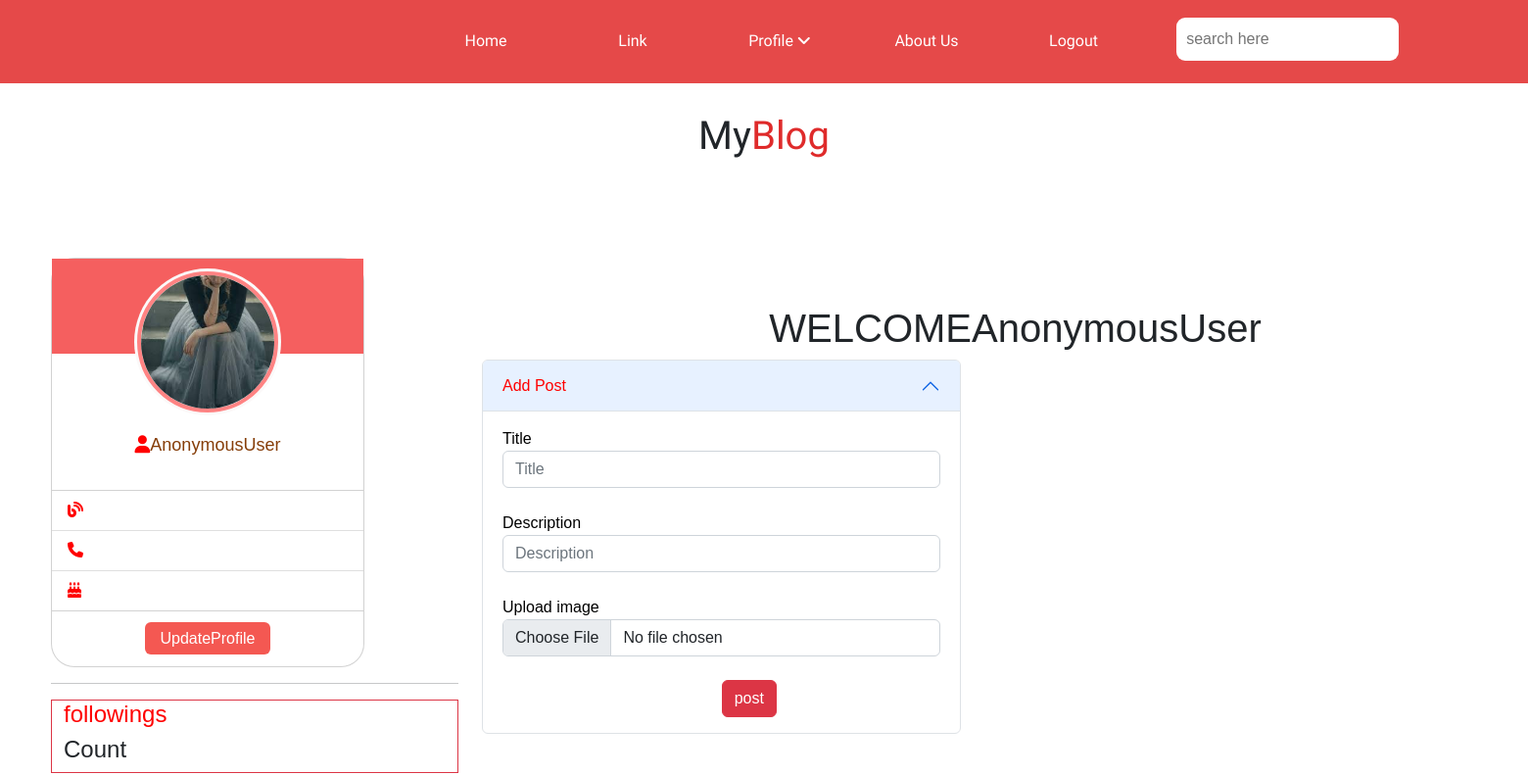
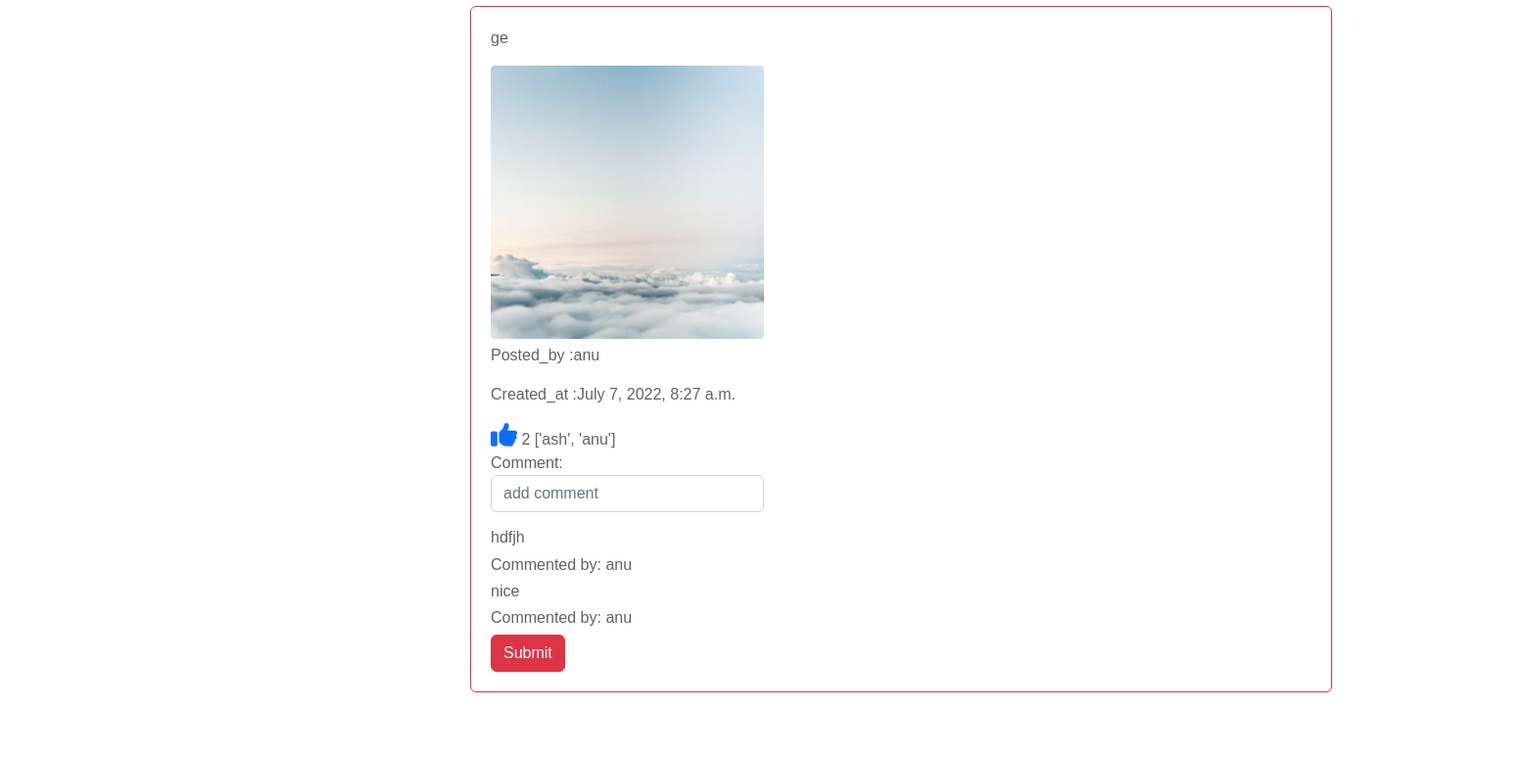
/blog/home (upper part), run on an earlier commit of the app's database (2 pictures, top to bottom).
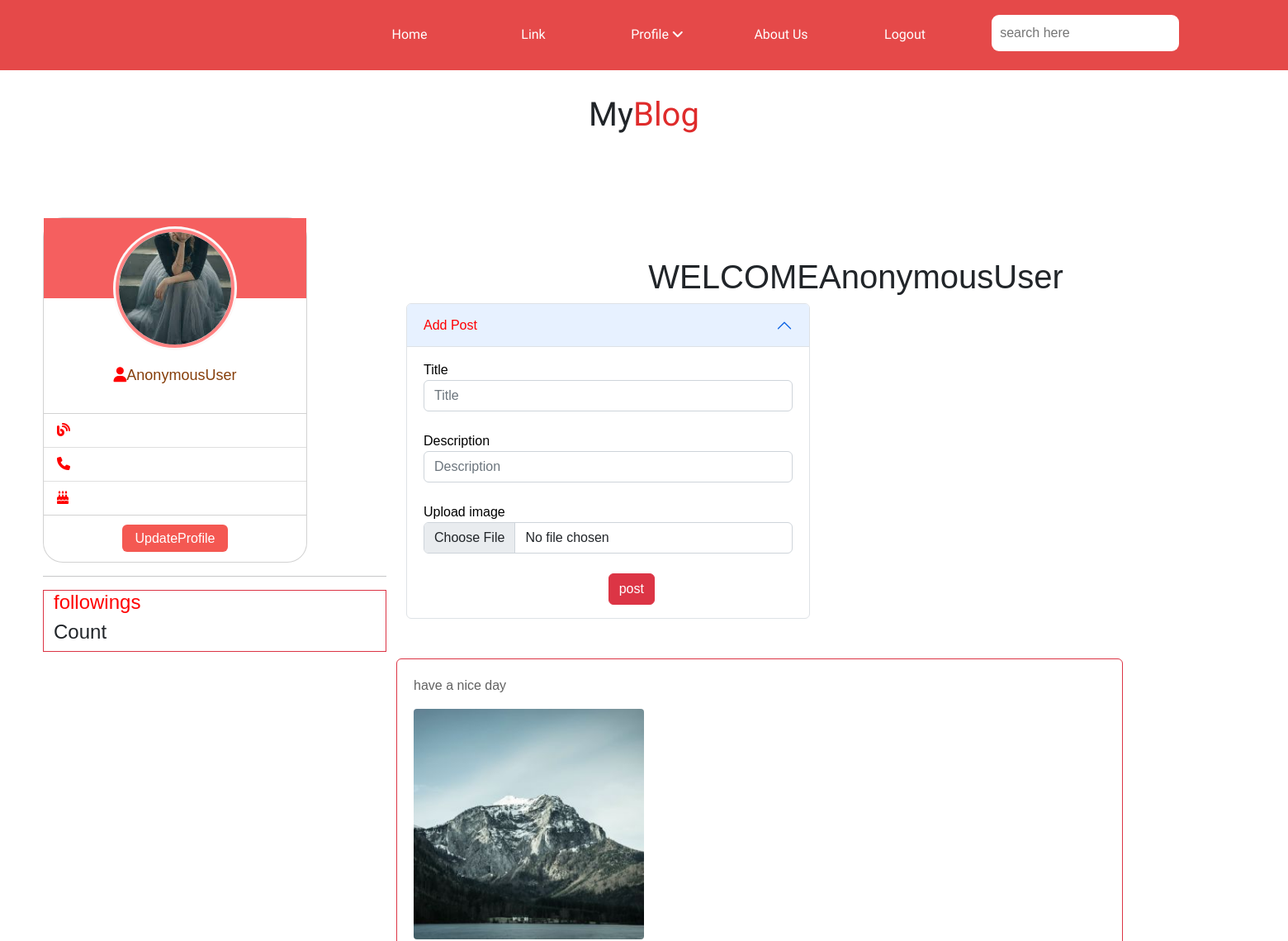
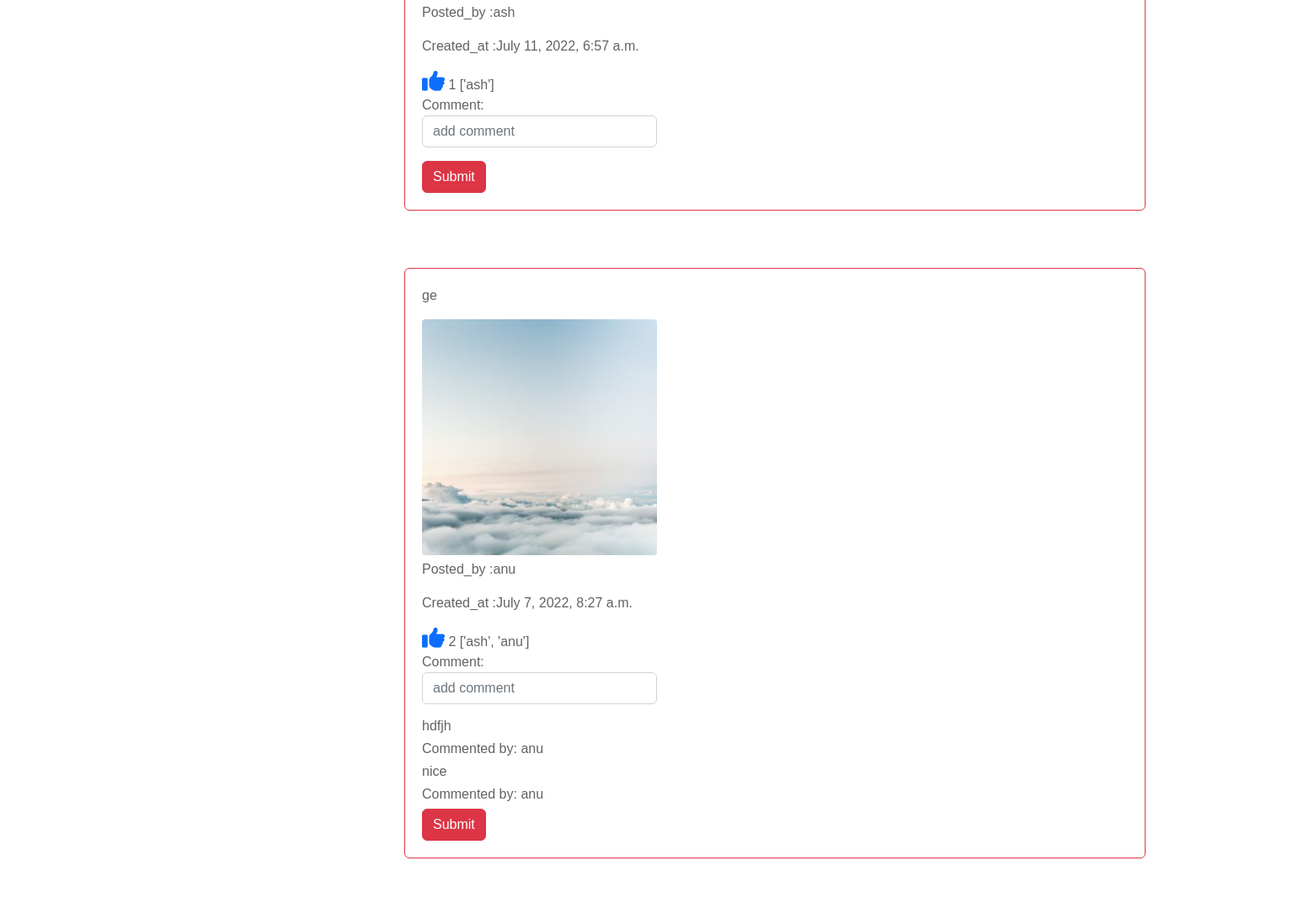
And on a later commit of the database (2 pictures, top to bottom).
### blogapp/models.py (models this page shows, shortened)
class Blogs(models.Model):
    title=models.CharField(max_length=150)
    description=models.CharField(max_length=250)
    image=models.ImageField(upload_to="blogimages",null=True)
    author=models.ForeignKey(User,on_delete=models.CASCADE,related_name="author")
    posted_date=models.DateTimeField(auto_now_add=True)
    liked_by=models.ManyToManyField(User)
    @property
    def get_like_count(self):
        like_count=self.liked_by.all().count()
        return like_count
    @property
    def get_liked_users(self):
        liked_users=self.liked_by.all()
        users=[user.username for user in liked_users]
        return users

class Comments(models.Model):
    blog=models.ForeignKey(Blogs,on_delete=models.CASCADE)
    comment=models.CharField(max_length=190)
    user=models.ForeignKey(User,on_delete=models.CASCADE)

### blogapp/views.py (the view, shortened to what this page needs)
# urls.py: path("home",views.IndexView.as_view(),name="home"),
class IndexView(CreateView):
    model = Blogs
    form_class = BlogForm
    success_url = reverse_lazy("home")
    template_name = "home.html"
    def get_context_data(self, **kwargs):
        context = super().get_context_data(**kwargs)
        blg = Blogs.objects.all().order_by("-posted_date")
        context["blogs"] = blg
        comment_form=CommentForm()
        context["comment_form"]=comment_form
        return context

### blogapp/forms.py
class BlogForm(ModelForm):
    class Meta:
        model=Blogs
        fields=["title","description","image"]
        widgets={
            "title":forms.TextInput(attrs={"class":"form-control"}),
            "description":forms.Textarea(attrs={"class":"form-control"}),
            "image":forms.FileInput(attrs={"class":"form-control"})
        }

class CommentForm(ModelForm):
    class Meta:
        model=Comments
        fields=["comment"]
        widgets={
            "comment":forms.TextInput(attrs={"class":"form-control","placeholder":"add comment"})
        }

### blogapp/templates/home.html (shortened to what this page needs)
{%extends 'base.html'%}
{%block body_block%}
  <div class="row">
    <div class="col-4"></div>
    <div class="col-4">
      <h1 class="mt-5"style="text-align:center">WELCOME{{request.user}}</h1>
    </div>
    <div class="col-4"></div>
  </div>
<div class="row">
  <div class="col-7">
    <div class="accordion" id="accordionExample">
  <div class="accordion-item">
    <h2 class="accordion-header" id="headingOne">
      <button class="accordion-button" type="button" data-bs-toggle="collapse" data-bs-target="#collapseOne" aria-expanded="true" aria-controls="collapseOne" style="color:red;background-color:light">
        Add Post
      </button>
    </h2>
    <div id="collapseOne" class="accordion-collapse collapse show" aria-labelledby="headingOne" data-bs-parent="#accordionExample">
      <div class="accordion-body">
         <form action="" method="post" enctype="multipart/form-data">
           <label>Title</label>
           <input type="text" class="form-control" name="title" id="id_title" placeholder="Title"><br>
           <label>Description</label>
            <input type="text" class="form-control" name="description" id="id_description"
                           placeholder="Description"><br>
           <label>Upload image</label>
           <input type="file" class="form-control" name="image" id="id_image" placeholder="Upload Image"><br>
      <input type="submit" value="post" class="btn btn-danger" style="margin-left:50%">
    </form>
      </div>
    </div>
  </div>
  </div>
</div>
{%for blog in blogs%}
<div class="container border border-danger mt-5" style="border-radius: 6px;padding: 20px;color: #626262;margin: 20px 0; width:100%;align-items:center;">
  <div class="col-4">
    <p>{{blog.title}}</p>
    {%if blog.image%}
      <img src="{{blog.image.url}}" class="img-fluid" alt="..." style="width: 100%;border-radius: 4px;margin-bottom: 5px;">
    <p>Posted_by :{{blog.author}}</p>
    <p>Created_at :{{blog.posted_date}}</p>
    <a href="{%url 'add-like' blog.id%}"><i class="fa-solid fa-thumbs-up" style="font-size:169%"></i></a>
        {{blog.get_like_count}}
        {{blog.get_liked_users}}
    <form action="{%url 'add-comment' blog.id%}" method="post">
      {{comment_form.as_p}}
      {%for comment in blog.comments_set.all%}
      <div>
       <h6> {{comment.comment}}</h6>
       <h6>Commented by: {{comment.user}}</h6>
      </div>
      {%endfor%}
      <input type="submit" class="btn btn-danger">
    </form>
    {%endif%}
  </div>
</div>
{%endfor%}
{%endblock%}

What changed in the data, as far as the page shows it:
added Blogs: title "have a nice day", image (picture), author "ash", posted_date "July 11, 2022, 6:57 a.m.", get_like_count "1", get_liked_users "['ash']"
